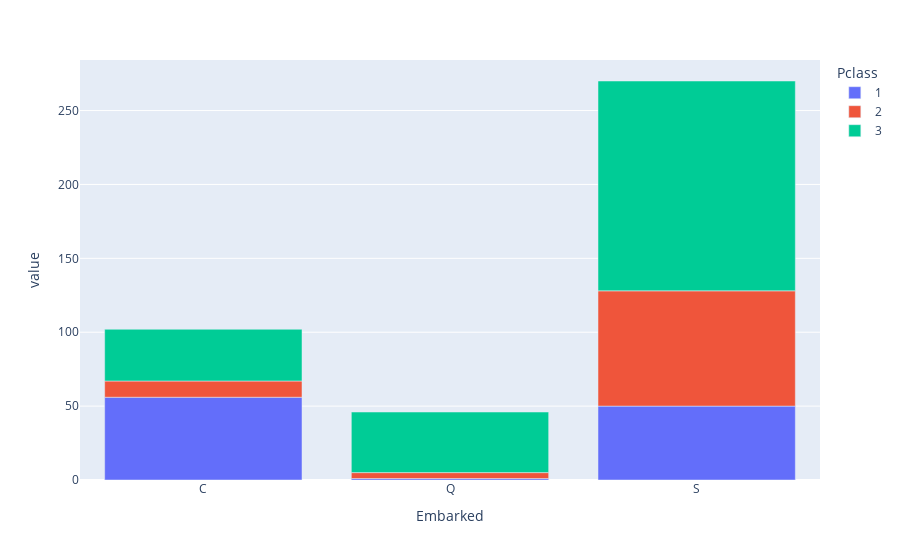

Notebook code cell kept with this figure:
### Code cell
px.bar(L)

### Figure 1 — Plotly figure (JSON) as saved in the notebook; plotly's stock layout.template omitted (floating-point values rounded to 4 significant figures)
{"data": [{"alignmentgroup": "True", "hovertemplate": "Pclass=1<br>Embarked=%{x}<br>value=%{y}<extra></extra>", "legendgroup": "1", "marker": {"color": "#636efa", "pattern": {"shape": ""}}, "name": "1", "offsetgroup": "1", "orientation": "v", "showlegend": true, "textposition": "auto", "type": "bar", "x": ["C", "Q", "S"], "xaxis": "x", "y": [56, 1, 50], "yaxis": "y"}, {"alignmentgroup": "True", "hovertemplate": "Pclass=2<br>Embarked=%{x}<br>value=%{y}<extra></extra>", "legendgroup": "2", "marker": {"color": "#EF553B", "pattern": {"shape": ""}}, "name": "2", "offsetgroup": "2", "orientation": "v", "showlegend": true, "textposition": "auto", "type": "bar", "x": ["C", "Q", "S"], "xaxis": "x", "y": [11, 4, 78], "yaxis": "y"}, {"alignmentgroup": "True", "hovertemplate": "Pclass=3<br>Embarked=%{x}<br>value=%{y}<extra></extra>", "legendgroup": "3", "marker": {"color": "#00cc96", "pattern": {"shape": ""}}, "name": "3", "offsetgroup": "3", "orientation": "v", "showlegend": true, "textposition": "auto", "type": "bar", "x": ["C", "Q", "S"], "xaxis": "x", "y": [35, 41, 142], "yaxis": "y"}], "layout": {"barmode": "relative", "legend": {"title": {"text": "Pclass"}, "tracegroupgap": 0}, "margin": {"t": 60}, "xaxis": {"anchor": "y", "domain": [0, 1], "title": {"text": "Embarked"}}, "yaxis": {"anchor": "x", "domain": [0, 1], "title": {"text": "value"}}}}
